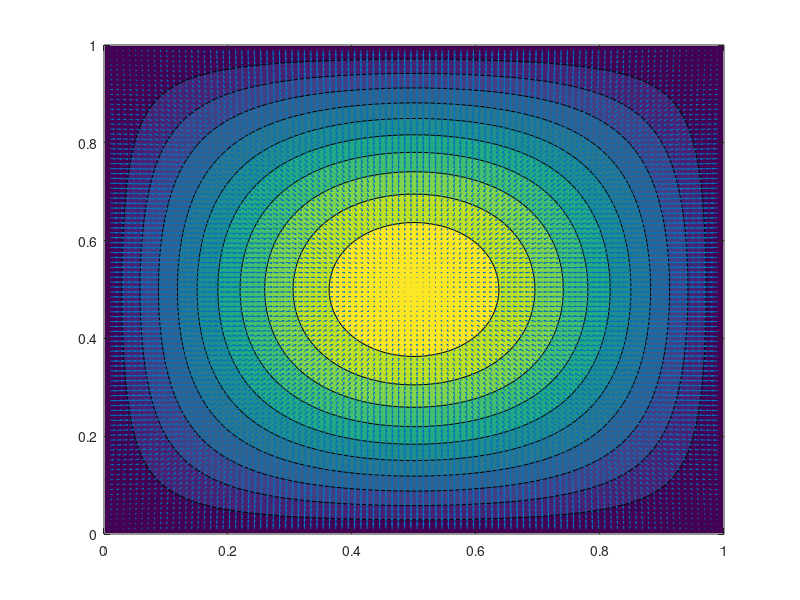
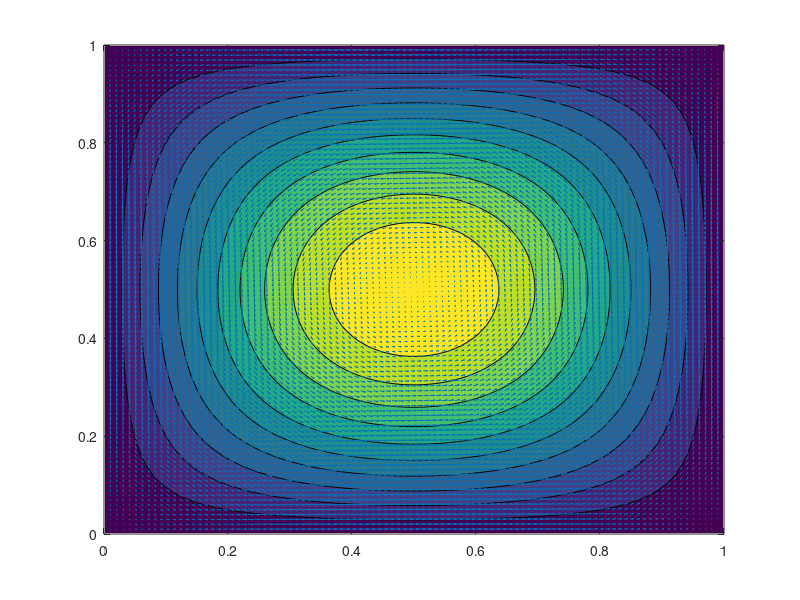

Reproduce these figures in MATLAB, in order. (Note: this script raises an error after producing the figures.)
clear; clc; close all;

% Spatial domain data
[xmin, xmax, nx] = deal(0.0, 1.0, 100);
[ymin, ymax, ny] = deal(0.0, 1.0, 100);

hx = (xmax - xmin) / (nx - 1);
hy = (ymax - ymin) / (ny - 1);

% Stream function and velocities vx, vy
B = 100;

psi = @(x, y) B * sin((pi * x) / xmax) .* sin((pi * y) / ymax);

[y, x] = meshgrid(ymin:hy:ymax, xmin:hx:xmax);

S = psi(x, y);

% Sx
Sx = zeros(nx, ny);
% Sx(1, :) = (S(2, :) - S(1, :)) / hx;
% Sx(nx, :) = (S(nx, :) - S(nx-1, :)) / hx;
Sx(2:nx-1, :) = (S(3:nx, :) - S(1:nx-2, :)) / (2 * hx);

% Sy
Sy = zeros(nx, ny);
% Sy(:, 1) = (S(:, 2) - S(:, 1)) / hy;
% Sy(:, nx) = (S(:, ny) - S(:, ny-1)) / hy;
Sy(:, 2:ny-1) = (S(:, 3:ny) - S(:, 1:ny-2)) / (2 * hy);

% vx, vy
[vx, vy] = deal( Sy, -Sx );

figure, contourf(x, y, S), hold on, quiver(x, y, Sx, Sy), hold off;
figure, contourf(x, y, S), hold on, quiver(x, y, vx, vy), hold off;

vxmax = max(vx, [], 'all');
vymax = max(vy, [], 'all');

% Other params, CFL, and timestep configuration

k = 1.0;
a_dif = 0.2;
a_adv = 0.4;
total_time = 10.0;

dt_dif = ( a_dif * min(hx, hy)^2 ) / k
dt_adv = a_adv * min(hx / vxmax, hy / vymax)
dt = min( dt_dif, dt_adv )
nsteps = ceil(total_time / dt)

% Initial state
T = zeros(nx, ny);
dT2 = zeros(nx, ny);
dTx = zeros(nx, ny);
dTy = zeros(nx, ny);

figure,
for step = 1 : nsteps
    % Dirichlet BCs on bottom and top boundaries
    T(:, 1) = 1.0;
    T(:, ny) = 0.0;
    % Neumann BCs on left and right boundaries
    T(1, :) = T(2, :);
    T(nx, :) = T(nx-1, :);

    % Diffusion term
    dT2(2:nx-1, 2:ny-1) = k * ( T(3:nx,   2:ny-1) ...
                              + T(1:nx-2, 2:ny-1) ...
                              + T(2:nx-1, 3:ny  ) ...
                              + T(2:nx-1, 1:ny-2) ...
                              - 4.0 * T(2:nx-1, 2:ny-1) ) / hx^2;
    % Advection term
    posx  = vx(2:nx-1, 2:ny-1) > 0;
    dTxBW = vx(2:nx-1, 2:ny-1) .* (T(2:nx-1, 2:ny-1) - T(1:nx-2, 2:ny-1)) / hx;
    dTxFW = vx(2:nx-1, 2:ny-1) .* (T(3:nx,   2:ny-1) - T(2:nx-1, 2:ny-1)) / hx;
    dTx(2:nx-1, 2:ny-1) = posx .* dTxBW + (~posx) .* dTxFW;

    posy  = vy(2:nx-1, 2:ny-1) > 0;
    dTyBW = vy(2:nx-1, 2:ny-1) .* (T(2:nx-1, 2:ny-1) - T(2:nx-1, 1:ny-2)) / hy;
    dTyFW = vy(2:nx-1, 2:ny-1) .* (T(2:nx-1, 3:ny  ) - T(2:nx-1, 2:ny-1)) / hy;
    dTy(2:nx-1, 2:ny-1) = posy .* dTyBW + (~posy) .* dTyFW;

    % Integration
    T = T + dt * ( dT2 - dTx - dTy );

    % Plot solution
    getframe; contourf(x, y, T), title(strcat("step ", num2str(step)))

end
